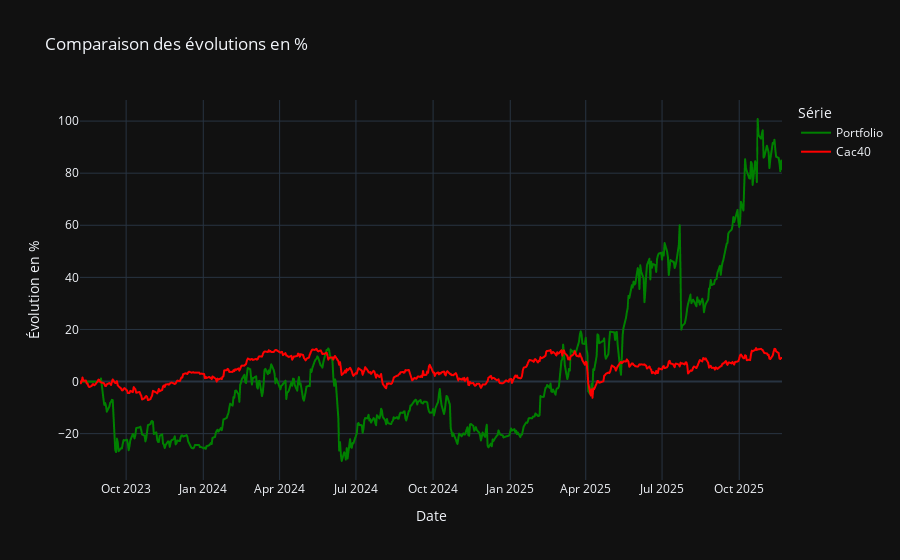

This figure's notebook cell:
### Code cell
import plotly.express as px
import pandas as pd

money_norm = (final["Money"]/10000000*100) - 100
spx_norm = (final["Cac40"]/final["Cac40"].iloc[0]*100) - 100

df_plot = pd.DataFrame({
    "Date": final["Date"],
    "Portfolio": money_norm,
    "Cac40": spx_norm
}).melt(id_vars="Date", var_name="Série", value_name="Évolution en %")

fix = px.line(
    df_plot,
    x="Date",
    y="Évolution en %",
    color="Série",
    color_discrete_map={"Cac40": "red", "Portfolio": "green"},
    title="Comparaison des évolutions en %"
)

fix.update_layout(hovermode="x unified")
fix.show()

### Figure 1 — Plotly figure (JSON) as saved in the notebook; plotly's stock layout.template omitted (floating-point values rounded to 4 significant figures; data arrays with more than 128 entries replaced by an {"elided": "..."} marker saying what was removed)
{"data": [{"hovertemplate": "Série=Portfolio<br>Date=%{x}<br>Évolution en %=%{y}<extra></extra>", "legendgroup": "Portfolio", "line": {"color": "green", "dash": "solid"}, "marker": {"symbol": "circle"}, "mode": "lines", "name": "Portfolio", "showlegend": true, "x": {"elided": "588 str values"}, "xaxis": "x", "y": {"elided": "588 float values"}, "yaxis": "y", "type": "scattergl"}, {"hovertemplate": "Série=Cac40<br>Date=%{x}<br>Évolution en %=%{y}<extra></extra>", "legendgroup": "Cac40", "line": {"color": "red", "dash": "solid"}, "marker": {"symbol": "circle"}, "mode": "lines", "name": "Cac40", "showlegend": true, "x": {"elided": "588 str values"}, "xaxis": "x", "y": {"elided": "588 float values"}, "yaxis": "y", "type": "scattergl"}], "layout": {"xaxis": {"anchor": "y", "domain": [0.0, 1.0], "title": {"text": "Date"}}, "yaxis": {"anchor": "x", "domain": [0.0, 1.0], "title": {"text": "Évolution en %"}}, "legend": {"title": {"text": "Série"}, "tracegroupgap": 0}, "title": {"text": "Comparaison des évolutions en %"}, "hovermode": "x unified"}}
